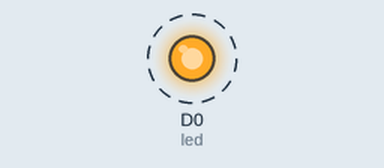
A sketch run on a simulated ESP8266 (NodeMCU). Parts: output pins drawn as LEDs (lit = HIGH). Dashed ring = blinking. WiFi joins after 1.5 s; servers stay silent unless stated; what the sketch prints to the serial monitor is not drawn.

Above: at 2.0 s.
Timing chart, 0 to 6.1 s (numbered marks = the images above):
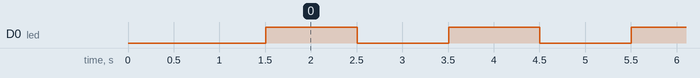

The sketch:

ota_blink.ino
```cpp
//gerekli kütüphaneleri tanımladık.
//herhangi bir kütüphane yüklemenize gerek yok zaten bu kütüphaneler mevcutta var.

#include <ESP8266WiFi.h>
#include <ESP8266mDNS.h>
#include <WiFiUdp.h>
#include <ArduinoOTA.h>

//ağ bilgilerinizi girin
const char* ssid = "*****";
const char* password = "******";

//Millis fonksiyonu ile ledi yakıp söndüreceğiz çünkü delay kullanırsak kod duracağı için yeni kod atarken sorun olacaktır.
const int led = D0; // Ledimizi bağlayacağımız pini tanımladık
unsigned long oncekiZaman = 0;  // son zaman bilgisini tutacağız
const long aralik = 1000;  // milisaniye olarak ledin yanıp sönme aralığı
int ledDurumu = LOW;  // ledin durumunu takip etmek için gerekli değişkenimiz

void setup() {
pinMode(led, OUTPUT); //pin modunu çıkış olarak tanımladık


  Serial.begin(115200);
  Serial.println("Başlatılıyor");
  WiFi.mode(WIFI_STA);
  WiFi.begin(ssid, password);
  while (WiFi.waitForConnectResult() != WL_CONNECTED) {
    Serial.println("Bağlantı hatası, yeniden başlıyor!!!");
    delay(5000); //5sn bekle
    ESP.restart();//sistemi yeniden başlat
  }

  //iletişim için gerekli port
  // standart olarak  8266 portu gelir
  // ArduinoOTA.setPort(8266); //komutu ile değiştirilebilir

  // Sunucu ismi olarak  esp8266-[ChipID] gelir
  // ArduinoOTA.setHostname("myesp8266"); //komutu ile değiştirilebilir

  // Standart olarak şifre sormaz ama sorması istenirse
  // ArduinoOTA.setPassword("admin"); //komutu ile şifre belirlenebilir

  // Aynı zamanda bu şifre MD5 kriptolama algoritması ile kriptolanabilir.
  // MD5(admin) = 21232f297a57a5a743894a0e4a801fc3
  // ArduinoOTA.setPasswordHash("21232f297a57a5a743894a0e4a801fc3");

//////////////////////////////////////////////////////////////////////////////////////
//daha sonra yeniden OTA kod atabilmek için gerekli OTA tanımlamalarını başlatmalıyız
  ArduinoOTA.onStart([]() {
    String type;
    if (ArduinoOTA.getCommand() == U_FLASH)
      type = "sketch";
    else // U_SPIFFS
      type = "filesystem";

    // NOT: FS kullandıysanız FS.end()komutu ile dosyayı kapatmalısınız
    Serial.println("Start updating " + type);
  });
  ArduinoOTA.onEnd([]() {
    Serial.println("\nEnd");
  });
  ArduinoOTA.onProgress([](unsigned int progress, unsigned int total) {
    Serial.printf("Progress: %u%%\r", (progress / (total / 100)));
  });
  ArduinoOTA.onError([](ota_error_t error) {
    Serial.printf("Hata[%u]: ", error);
    if (error == OTA_AUTH_ERROR) Serial.println("Yetki Hatası");
    else if (error == OTA_BEGIN_ERROR) Serial.println("Baslatma Basarisiz");
    else if (error == OTA_CONNECT_ERROR) Serial.println("Baglanti Basarisiz");
    else if (error == OTA_RECEIVE_ERROR) Serial.println("Veri Alinamadi");
    else if (error == OTA_END_ERROR) Serial.println("Sonlandirma Basarisiz");
  });
  ArduinoOTA.begin();//OTA'yi başlatıyor
  Serial.println("Sistem Hazir");
  Serial.print("IP Adresiniz: ");
  Serial.println(WiFi.localIP());
}

void loop() {
  ArduinoOTA.handle();//sonraki kod atma işlemleri için kullanmamız gerekiyor

//ledi yakıp söndürme işlemini delay kullanmadan millis() fonksiyonu ile zaman tutarak yapalım
  unsigned long simdikiZaman = millis();
  if (simdikiZaman - oncekiZaman >= aralik) {
  // LED'i yaktığımız son zamanı kaydedelim
  oncekiZaman = simdikiZaman;
  // yanıksa söndür, sönükse yaktır diyelim
  ledDurumu = not(ledDurumu);
  // ve çıkışa yazdıralım:
  digitalWrite(led,  ledDurumu);
  }

}
```

Measured:
- by itself, D0 (led): alternates HIGH for 1.0 s and LOW for 1.0 s
